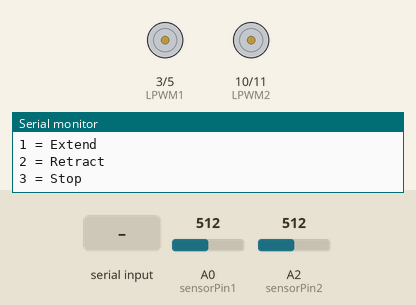
Recording of a sketch running on a simulated Arduino Uno, built with avr-gcc and run on an emulated ATmega328P. Shown: motor-driver pin pairs drawn as motors (green arrow = first pin HIGH = forward, orange = second pin HIGH = backward, longer = more drive), the last lines printed to the serial monitor. Inputs (shaded band) come from the test bench; at power-on: A0 (sensorPin1) = 512, A2 (sensorPin2) = 512.

Above: at 6.8 s.
6.9 s: "1" received over Serial
At 7.7 s:
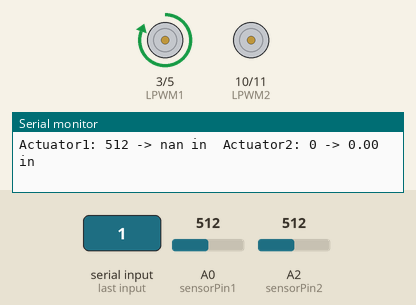
9.4 s: "2" received over Serial
At 10.5 s:
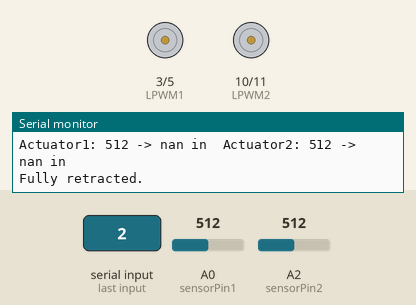
Timing chart, 0 to 12.4 s (numbered marks = the images above; inputs shaded):
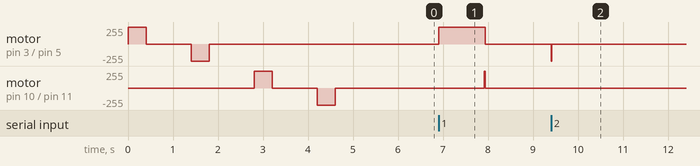

The sketch:

Two_linear_actuators.ino
```cpp
#include <elapsedMillis.h>
elapsedMillis timeElapsed;

const int RPWM1 = 5;
const int LPWM1 = 3;
const int sensorPin1 = A0;


const int RPWM2 = 11;
const int LPWM2 = 10;
const int sensorPin2 = A2;

int sensorVal1, sensorVal2;
float ext1, ext2;

const int Speed = 255;
const float strokeLength = 101.6;

int max1, min1;
int max2, min2;

void setup() {
  pinMode(RPWM1, OUTPUT);
  pinMode(LPWM1, OUTPUT);
  pinMode(sensorPin1, INPUT);

  pinMode(RPWM2, OUTPUT);
  pinMode(LPWM2, OUTPUT);
  pinMode(sensorPin2, INPUT);

  Serial.begin(57600);

  Serial.println("Calibrating actuator 1...");
  max1 = moveToLimit1(1);
  delay(1000);
  min1 = moveToLimit1(-1);
  delay(1000);

  Serial.println("Calibrating actuator 2...");
  max2 = moveToLimit2(1);
  delay(1000);
  min2 = moveToLimit2(-1);
  delay(1000);

  Serial.println("Calibration complete.");
  Serial.println("1 = Extend");
  Serial.println("2 = Retract");
  Serial.println("3 = Stop");
}

void loop() {
  if (Serial.available()) {
    char command = Serial.read();

    if (command == '1') {
      Serial.println("Extending to 100 mm...");
      driveActuator(1, 1, Speed);
      unsigned long startTime = millis();

      bool actuator2Started = false; //needed to open the second linear after a second since
      // first actuator was activated
      do {
        sensorVal1 = analogRead(sensorPin1);
        ext1 = mapfloat(sensorVal1, float(min1), float(max1), 0.0, strokeLength);

        if (!actuator2Started && millis() - startTime >= 1000) {
          driveActuator(1, 2, Speed);
          actuator2Started = true;
        }

        if(ext1 > 60){
          driveActuator(0, 1, Speed);
        }

        if (actuator2Started) {
          sensorVal2 = analogRead(sensorPin2);
          ext2 = mapfloat(sensorVal2, float(min2), float(max2), 0.0, strokeLength);
        }

        displayOutput();

        delay(20);

      } while ( ext2 < 60);

      driveActuator(0, 1, Speed);
      driveActuator(0, 2, Speed);
      Serial.println("Target reached: 3.93 inches/ 100 mm");

    } else if (command == '2') {
      Serial.println("Retracting to 0 mm...");
      driveActuator(-1, 1, Speed);
      unsigned long startTime = millis();

      bool actuator2Started = false;
      do {
        sensorVal1 = analogRead(sensorPin1);
        ext1 = mapfloat(sensorVal1, float(min1), float(max1), 0.0, strokeLength);

        if (!actuator2Started && millis() - startTime >= 2000) {
          driveActuator(-1, 2, Speed);
          actuator2Started = true;
        }

        if (actuator2Started) {
          sensorVal2 = analogRead(sensorPin2);
          ext2 = mapfloat(sensorVal2, float(min2), float(max2), 0.0, strokeLength);
        }

        displayOutput();

        delay(20);

      } while ( ext2 > 0);

      driveActuator(0, 1, Speed);
      driveActuator(0, 2, Speed);
      Serial.println("Fully retracted.");

    } else if (command == '3') {
      Serial.println("Stopped.");
      driveActuator(0, 1, Speed);
      driveActuator(0, 2, Speed);
      displayOutput();
    }
  }
}

int moveToLimit1(int Direction){
  int prevReading = 0;
  int currReading = 0;
  do {
    prevReading = currReading;
    driveActuator(Direction, 1, Speed);
    timeElapsed = 0;
    while (timeElapsed < 200) ;
    currReading = analogRead(sensorPin1);
  } while (prevReading != currReading);
  driveActuator(0, 1, Speed);
  return currReading;
}

int moveToLimit2(int Direction){
  int prevReading = 0;
  int currReading = 0;
  do {
    prevReading = currReading;
    driveActuator(Direction, 2, Speed);
    timeElapsed = 0;
    while (timeElapsed < 200) ;
    currReading = analogRead(sensorPin2);
  } while (prevReading != currReading);
  driveActuator(0, 2, Speed);
  return currReading;
}

float mapfloat(float x, float inputMin, float inputMax, float outputMin, float outputMax){
  return (x - inputMin) * (outputMax - outputMin) / (inputMax - inputMin) + outputMin;
}


void displayOutput(){
  Serial.print("Actuator1: ");
  Serial.print(sensorVal1);
  Serial.print(" -> ");
  Serial.print(ext1);
  Serial.print(" in\t");

  Serial.print("Actuator2: ");
  Serial.print(sensorVal2);
  Serial.print(" -> ");
  Serial.print(ext2);
  Serial.println(" in");
}

void driveActuator(int Direction, int actuator, int Speed){
  int RPWM, LPWM;
  if (actuator == 1) {
    RPWM = RPWM1;
    LPWM = LPWM1;
  } else {
    RPWM = RPWM2;
    LPWM = LPWM2;
  }

  switch(Direction){
    case 1: // extend
      analogWrite(LPWM, Speed);
      analogWrite(RPWM, 0);
      break;
    case 0: // stop
      analogWrite(RPWM, 0);
      analogWrite(LPWM, 0);
      break;
    case -1: // retract
      analogWrite(LPWM, 0);
      analogWrite(RPWM, Speed);
      break;
  }
}
```

Measured:
- after the input at 6.9 s, motor on pin 3 (LPWM1) / pin 5 (RPWM1): stopped → forward 255/255 at once, → stopped 1.0 s later; motor on pin 10 (LPWM2) / pin 11 (RPWM2): stopped → forward 255/255 after 1.0 s, → stopped 0.02 s later
- after the input at 9.4 s, motor on pin 3 (LPWM1) / pin 5 (RPWM1): stopped → backward 255/255 at once, → stopped 0.02 s later
